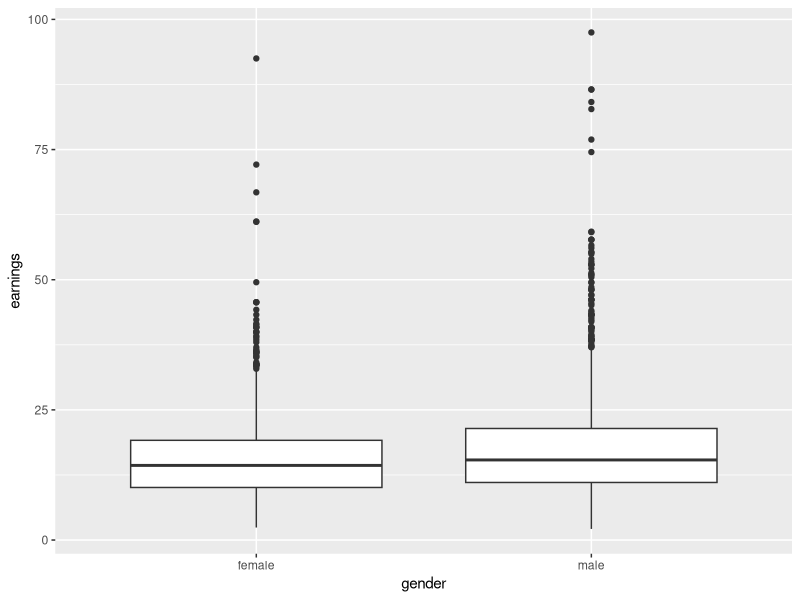
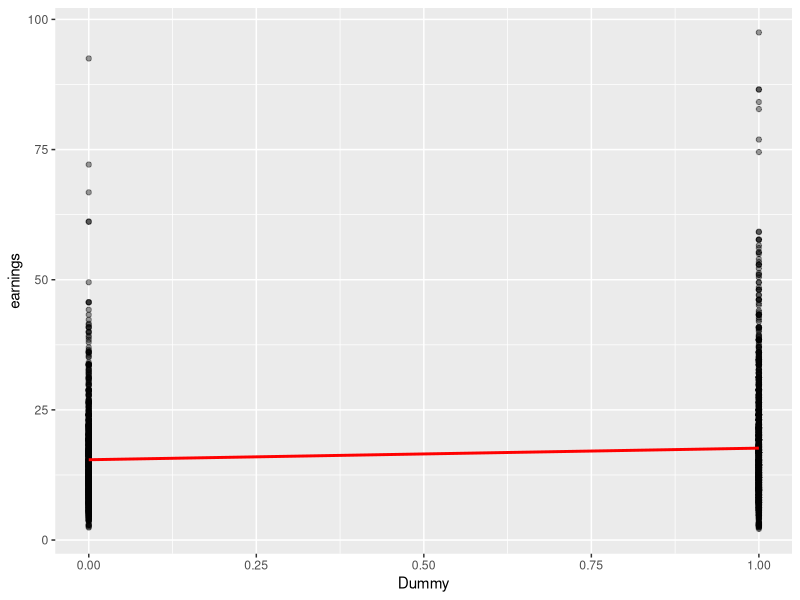
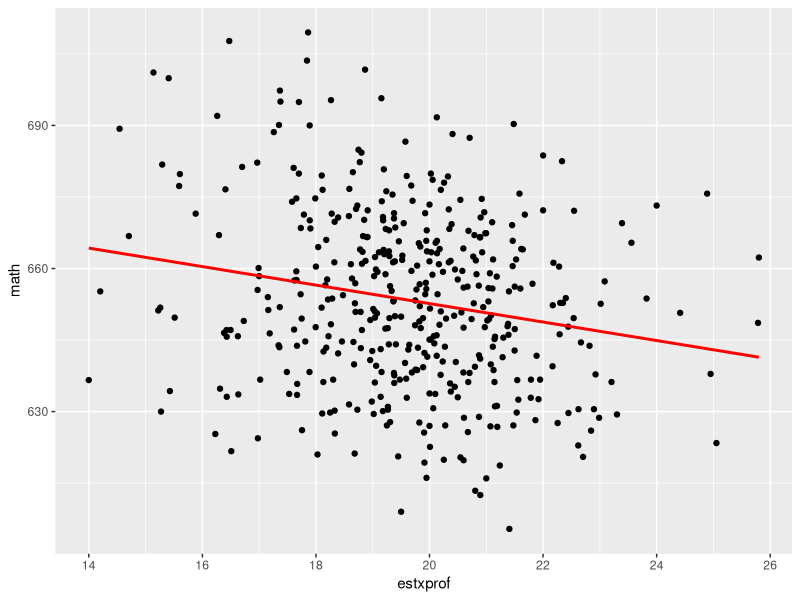
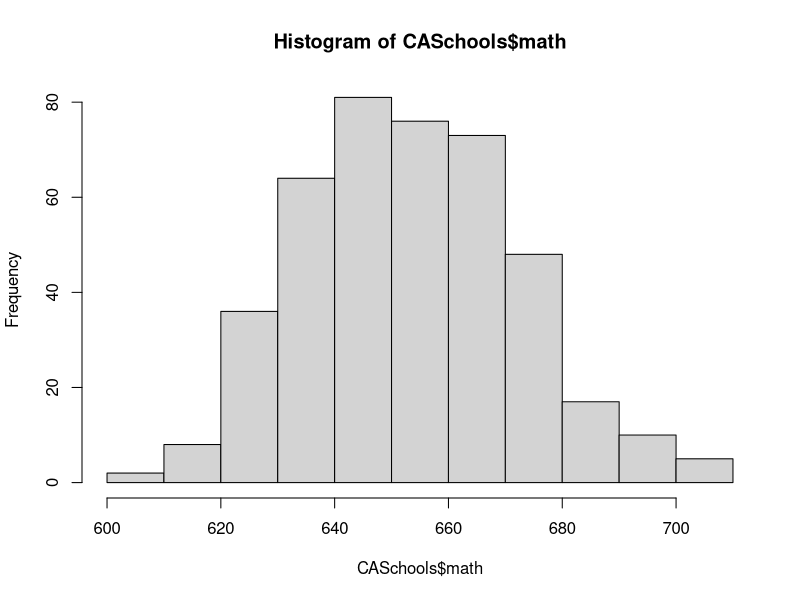
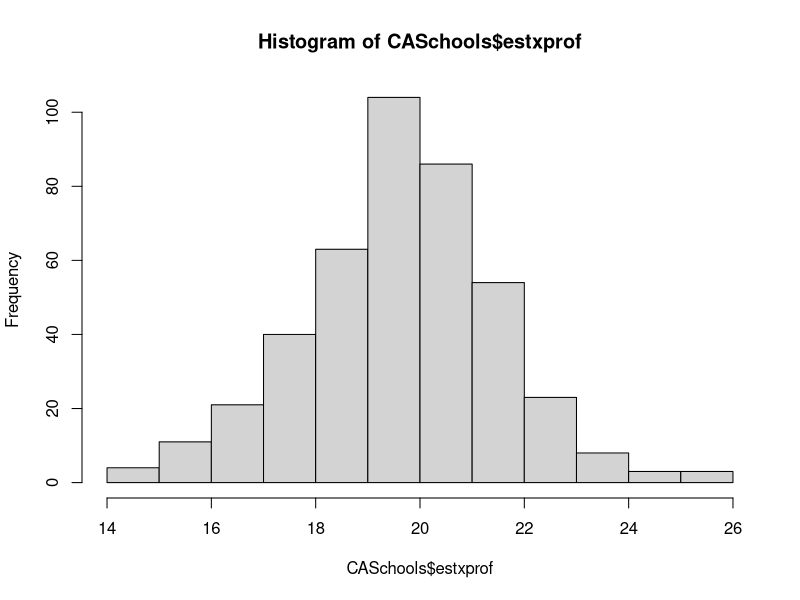
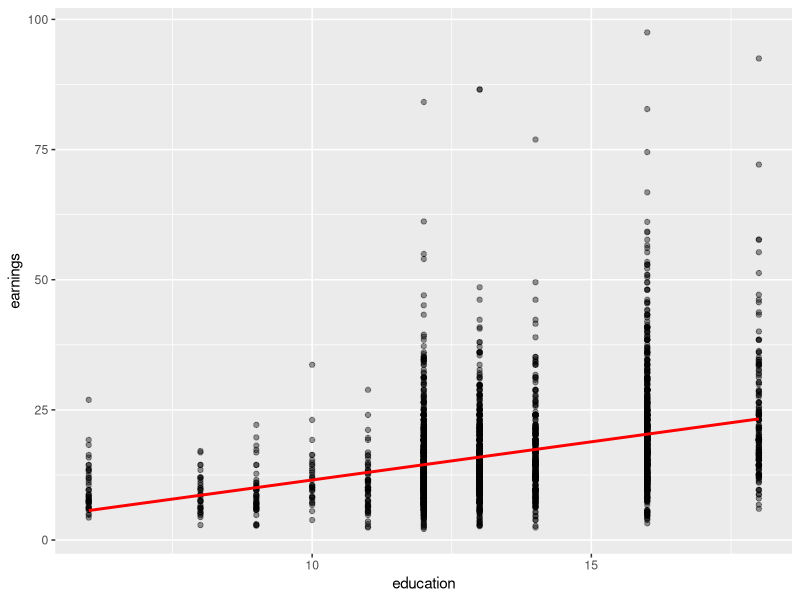
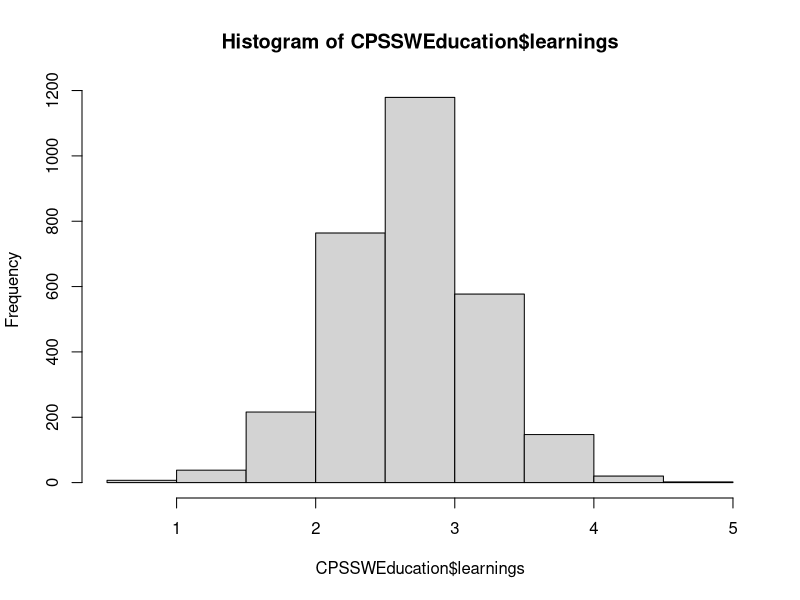

Write the R code that produced these figures, in order.
## ---- chunk 1
# Si no los tienes instalados, ejecuta una vez:
# install.packages(c("AER","ggplot2","dplyr","lmtest","sandwich"))

library(AER)       # Datos (CASchools, CPSSWEducation)
library(ggplot2)   # Gráficos
library(dplyr)     # Manipulación de datos
library(lmtest)    # coeftest()
library(sandwich)  # vcovHC()
## ---- chunk 2
data("CPSSWEducation")

class(CPSSWEducation$gender)
levels(CPSSWEducation$gender)
## ---- chunk 3
ggplot(CPSSWEducation, aes(x = gender, y = earnings)) +
  geom_boxplot()
## ---- chunk 4
CPSSWEducation <- CPSSWEducation %>%
  mutate(Dummy = ifelse(gender == "male", 1, 0))
## ---- chunk 5
ggplot(CPSSWEducation, aes(x = Dummy, y = earnings)) +
  geom_point(alpha = 0.4) +
  geom_smooth(method = lm, se = FALSE, color = "red")
## ---- chunk 6
modelo2_dummy <- lm(earnings ~ Dummy, data = CPSSWEducation)
summary(modelo2_dummy)
## ---- chunk 7
modelo2_factor <- lm(earnings ~ gender, data = CPSSWEducation)
summary(modelo2_factor)

aggregate(earnings ~ gender, data = CPSSWEducation, mean)
confint(modelo2_factor)
## ---- chunk 8
data("CASchools")


# Construimos el ratio de estudiantes por profesor
CASchools$estxprof <- CASchools$students / CASchools$teachers
## ---- chunk 9
ggplot(CASchools, aes(x = estxprof, y = math)) +
  geom_point() +
  geom_smooth(method = lm, se = FALSE, color = "red")
## ---- chunk 10
hist(CASchools$math)
hist(CASchools$estxprof)

mean(CASchools$math); sd(CASchools$math)
mean(CASchools$estxprof); sd(CASchools$estxprof)
## ---- chunk 11
modelo1 <- lm(math ~ estxprof, data = CASchools)
summary(modelo1)
## ---- chunk 12
CASchools$math_hat  <- predict(modelo1)
CASchools$math_hat1 <- modelo1$fitted.values
head(CASchools[, c("math","estxprof","math_hat")])
## ---- chunk 13
ggplot(CPSSWEducation, aes(x = education, y = earnings)) +
  geom_point(alpha = 0.4) +
  geom_smooth(method = lm, se = FALSE, color = "red")
## ---- chunk 14
modelo3 <- lm(earnings ~ education, data = CPSSWEducation)
summary(modelo3)
## ---- chunk 15
CPSSWEducation$learnings <- log(CPSSWEducation$earnings)

hist(CPSSWEducation$learnings)
## ---- chunk 16
modelo4 <- lm(learnings ~ log(education), data = CPSSWEducation)
summary(modelo4)
## ---- chunk 17
modelo5 <- lm(learnings ~ gender, data = CPSSWEducation)
summary(modelo5)
## ---- chunk 18
modelo6 <- lm(learnings ~ log(education)+gender+age, data = CPSSWEducation)
summary(modelo6)
